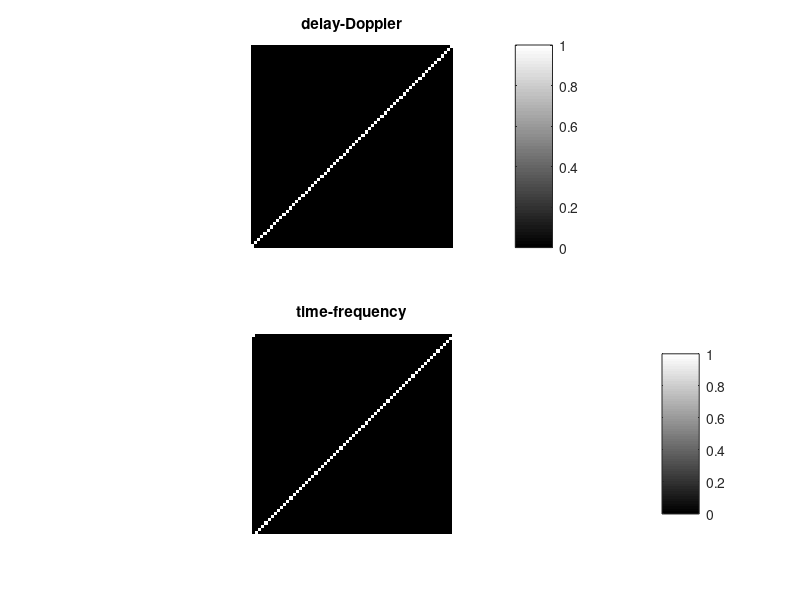

The MATLAB source for this figure:
clear all
close

%%--implement OTFS and try various waveforms

M=64;
N=M;
data = rand(M,N)>0.5;

data = zeros(M,N);
for i=1:M  
data(M-i+1,i) = 1;
end

data_mod = data*2-1; %BPSK

%%--ISFFT
temp = fft(data_mod); %for each column
data_tf = transpose(ifft(temp.')); %for each rows

figure;
subplot(211)
imshow(data_mod)
colorbar
title('delay-Doppler')
subplot(212)
imshow(abs(data_tf))
colorbar
title('time-frequency')